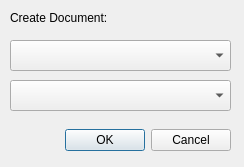
<ui version="4.0" >
 <class>New_Document_Dialog</class>
 <widget class="QDialog" name="New_Document_Dialog" >
  <property name="enabled" >
   <bool>true</bool>
  </property>
  <property name="geometry" >
   <rect>
    <x>0</x>
    <y>0</y>
    <width>244</width>
    <height>167</height>
   </rect>
  </property>
  <property name="windowTitle" >
   <string>Dialog</string>
  </property>
  <widget class="QDialogButtonBox" name="New_Document_Confirm" >
   <property name="geometry" >
    <rect>
     <x>20</x>
     <y>120</y>
     <width>211</width>
     <height>41</height>
    </rect>
   </property>
   <property name="orientation" >
    <enum>Qt::Horizontal</enum>
   </property>
   <property name="standardButtons" >
    <set>QDialogButtonBox::Cancel|QDialogButtonBox::Ok</set>
   </property>
  </widget>
  <widget class="QLabel" name="label" >
   <property name="geometry" >
    <rect>
     <x>10</x>
     <y>10</y>
     <width>141</width>
     <height>16</height>
    </rect>
   </property>
   <property name="text" >
    <string>Create Document:</string>
   </property>
  </widget>
  <widget class="QComboBox" name="Select_Project_Box" >
   <property name="geometry" >
    <rect>
     <x>10</x>
     <y>40</y>
     <width>221</width>
     <height>31</height>
    </rect>
   </property>
  </widget>
  <widget class="QComboBox" name="Select_Type_Box" >
   <property name="geometry" >
    <rect>
     <x>10</x>
     <y>80</y>
     <width>221</width>
     <height>31</height>
    </rect>
   </property>
  </widget>
 </widget>
 <resources/>
 <connections>
  <connection>
   <sender>New_Document_Confirm</sender>
   <signal>accepted()</signal>
   <receiver>New_Document_Dialog</receiver>
   <slot>accept()</slot>
   <hints>
    <hint type="sourcelabel" >
     <x>248</x>
     <y>254</y>
    </hint>
    <hint type="destinationlabel" >
     <x>157</x>
     <y>274</y>
    </hint>
   </hints>
  </connection>
  <connection>
   <sender>New_Document_Confirm</sender>
   <signal>rejected()</signal>
   <receiver>New_Document_Dialog</receiver>
   <slot>reject()</slot>
   <hints>
    <hint type="sourcelabel" >
     <x>316</x>
     <y>260</y>
    </hint>
    <hint type="destinationlabel" >
     <x>286</x>
     <y>274</y>
    </hint>
   </hints>
  </connection>
 </connections>
</ui>
